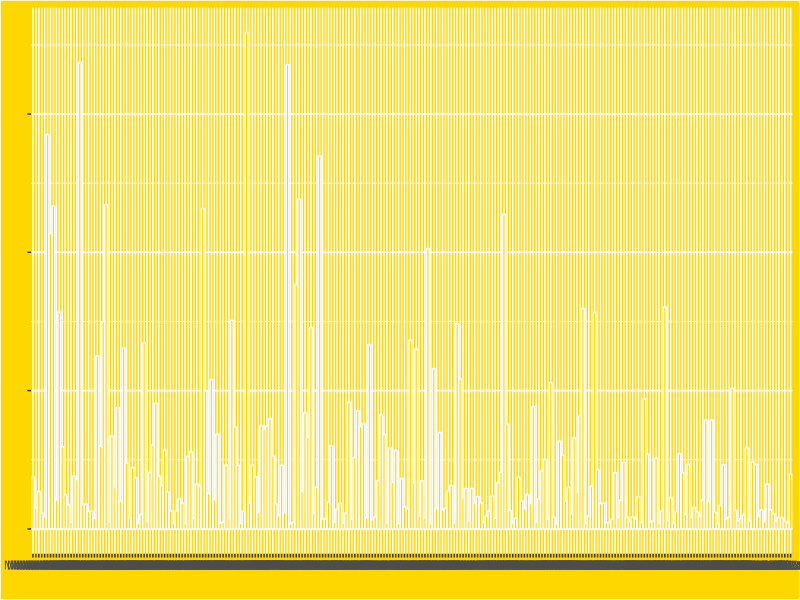
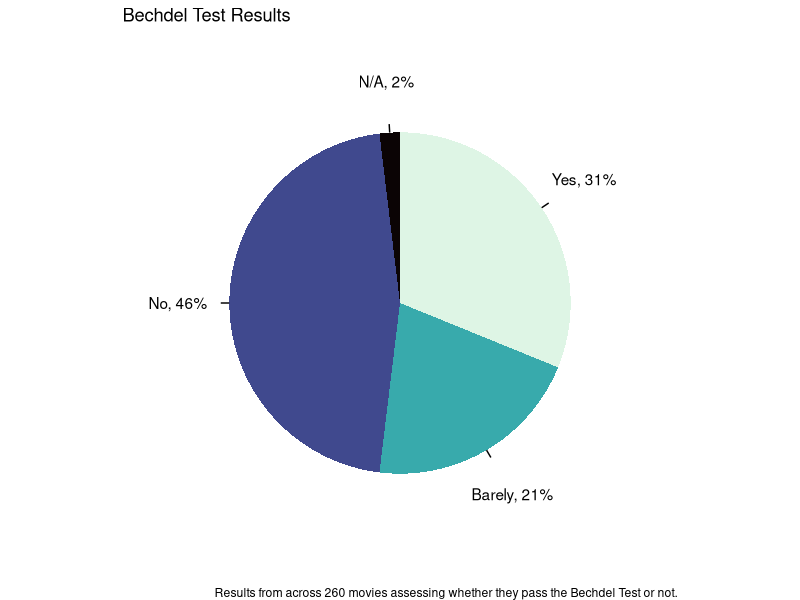
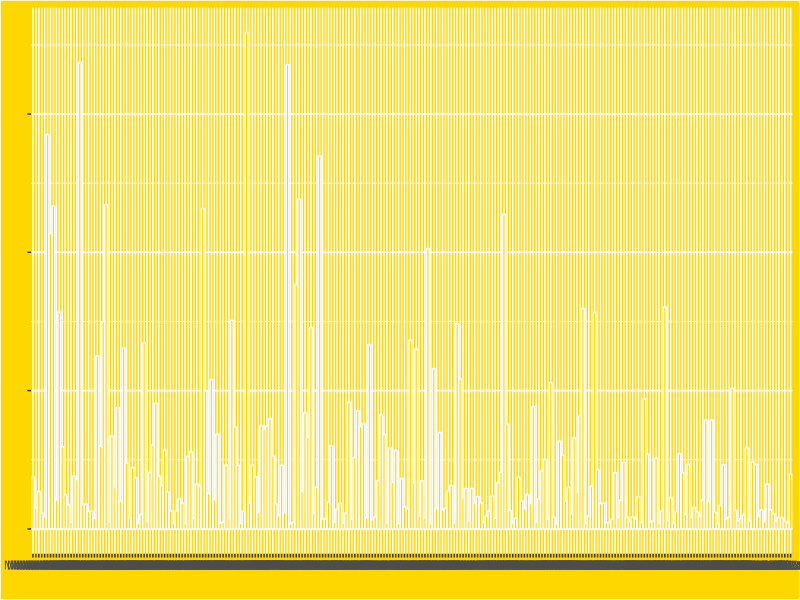
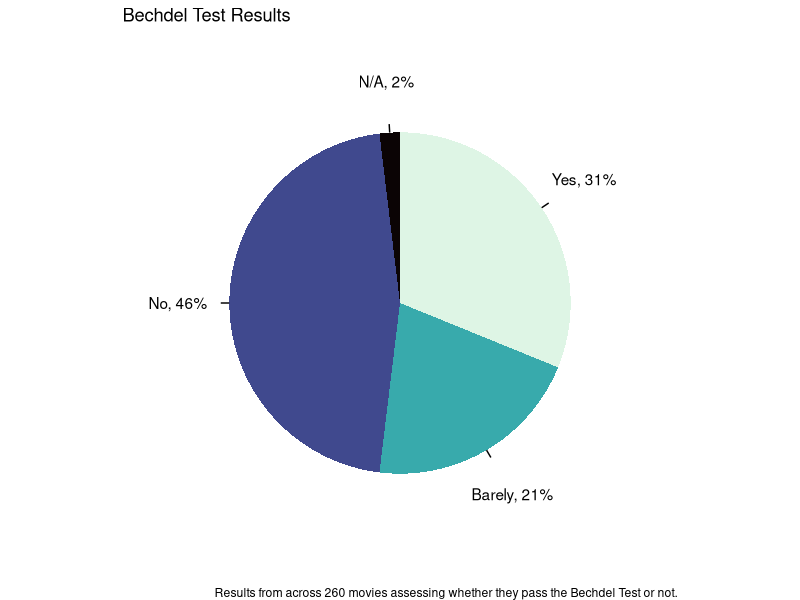

Here is the R script that generated these plots, in order:
## ---- chunk 1
knitr::opts_chunk$set(echo = TRUE)
## ---- chunk 2

library(tidyverse)
data_whole<- read_csv("../data/DATASET_Where are the Women An Overview of Female Representation in Popular Contemporary Animation Feature Films.csv")

## ---- chunk 3
#removing NA rows and renaming columns
data_cleaned<- data_whole |>
  drop_na() |>
  rename(Votes = `IMDb Votes (in thousands)`,
         Movie = `Movie Internal ID`,
         Bechdel = `Bechdel Test`) 

data_good_plot <- data_cleaned |>
  data.frame()|>
  count(`Bechdel`) 

#changing the order of the bechdel answers
data_good_plot$Bechdel <- factor(data_good_plot$Bechdel, levels = c("N/A", "No", "Barely", "Yes"))
  
data_good_plot<- data_good_plot |>
  arrange(desc(Bechdel)) |>
  mutate(Percentage = n/ sum(n) * 100,
         y_position = cumsum(Percentage) - 0.5 * Percentage) #to align the percentages in the pie chart


## ---- chunk 4
library(ggplot2)
plot_bad <- ggplot(data_cleaned, 
                   aes(x = Movie, y = Votes)) +
  geom_bar(stat = "identity", fill = "gold", color = "white") +
  theme(plot.background = element_rect(fill = "gold1"),
        panel.background = element_rect(fill = "gold1"),
        axis.text.y = element_blank())+ #remove values from y axis 
  labs(x= "", y = "") 

plot_bad
ggsave("plot_bad.png", plot = plot_bad, width = 8, height = 5, dpi = 300)

## ---- chunk 5
library(dplyr)
library(viridis)
plot_good <- data_good_plot |>
  ggplot(aes(x = "", y = Percentage, fill = Bechdel)) +
  geom_bar(stat = "identity", width = 1) + #pie chart
  coord_polar(theta = "y") +
  geom_segment(aes(x = 1.5, xend = 1.55, y = y_position, yend = y_position), 
               color = "black", linewidth = 0.5) + #add lines between chart and label
  geom_text(aes(label = paste0(Bechdel, ", ", round(Percentage, 0), "%"), y= y_position),  
            position = position_nudge(x = 0.8),  # Move labels outside of pie
            color = "black") +
  scale_fill_viridis(discrete = TRUE, option = "G") + #coloring pie chart
  theme_void() +  # Removes axis and grid lines
  labs(title = "Bechdel Test Results", caption = "Results from across 260 movies assessing whether they pass the Bechdel Test or not.") +
  theme(legend.position = "none") 


plot_good
  
ggsave("plot_good.png", plot = plot_good, width = 8, height = 5, dpi = 300, bg= "white")

